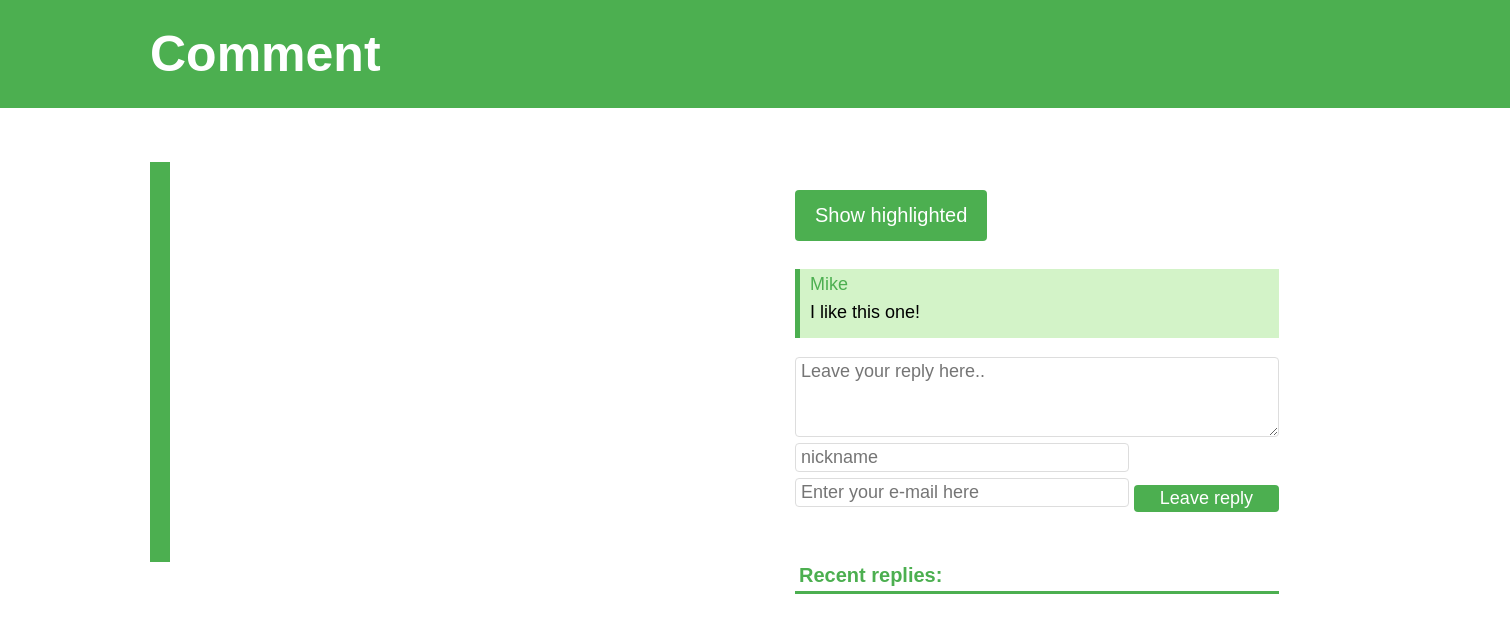
Before: /comment/1/ with the older database file.
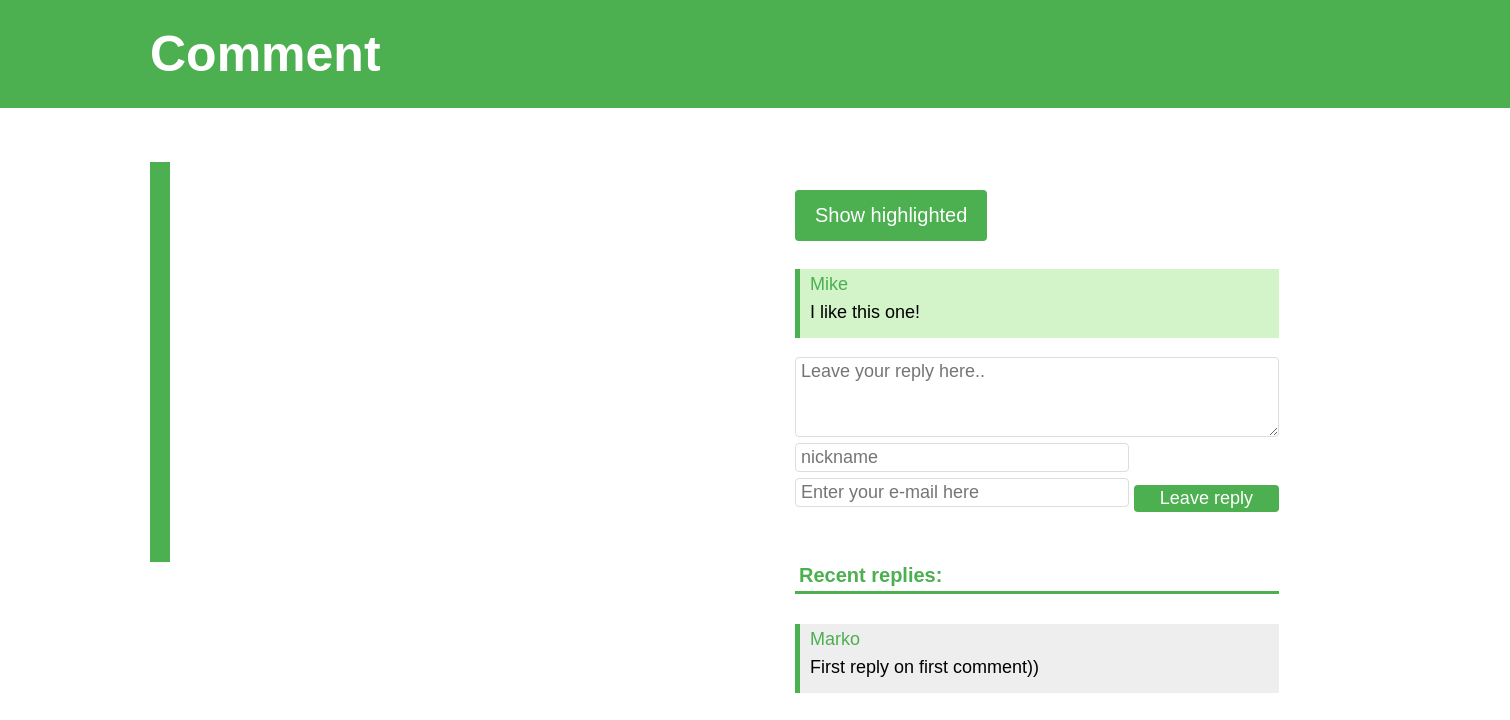
After: the same page with the newer database file.
### comment/models.py (models this page shows, shortened)
class Reply(models.Model):
    comment_id = models.IntegerField()
    author = models.CharField(max_length=50)
    email = models.EmailField(max_length=254)
    text = models.TextField()

### comment/views.py (the view)
# urls.py: path('comment/<int:identify>/', views.comment, name='comment'),
def comment(request, identify):
    reply_inst = Reply()
    comment = Comment.objects.get(pk=identify)
    if request.method == 'POST':
        relevant_emails = set()
        comment_email = Comment.objects.get(pk=identify)
        replies_email = Reply.objects.filter(comment_id=identify)
        relevant_emails.add(comment_email.email)
        for reply_email in replies_email:
            relevant_emails.add(reply_email.email)
        for mail in relevant_emails:
            print(mail)
            port = 465  # For SSL
            smtp_server = "smtp.gmail.com"
            sender_email = "commenting.tool@gmail.com"
            receiver_email = mail
            password = "Q6N>qTb'ePCL\dA]"
            message = """\
            Subject: New activity

            Hello,
            You have new activity on comment """ + str(identify) + """.
            Please check: http://ravon.pythonanywhere.com/comment/""" + str(identify) +"""/

            Regards,
            Website Commenting Tool Team"""
            context = ssl.create_default_context()
            with smtplib.SMTP_SSL(smtp_server, port, context=context) as server:
                server.login(sender_email, password)
                server.sendmail(sender_email, receiver_email, message)
        form = ReplyModelForm(request.POST)
        reply_inst.author = form.data['author']
        reply_inst.email = form.data['email']
        reply_inst.text = form.data['text']
        reply_inst.comment_id = identify
        reply_inst.save()
        form = ReplyModelForm()
    else:
        form = ReplyModelForm()
    replies = Reply.objects.filter(comment_id=identify)
    return render(request, 'comment/comment.html', {'comment': comment, 'form': form, 'replies': replies})

### comment/forms.py
class ReplyModelForm(ModelForm):
    class Meta:
        model = Reply
        fields = ['author', 'email', 'text']
        widgets = {
            'author': TextInput(attrs={'id': 'input_username', 'placeholder': 'nickname'}),
            'email': EmailInput(attrs={'id': 'input_email', 'placeholder': 'Enter your e-mail here'}),
            'text': Textarea(attrs={'id': 'message', 'placeholder': 'Leave your reply here..'}),
        }

### comment/templates/comment/comment.html (shortened to what this page needs)
{% load static %}
<html>
<head>
    <link rel="stylesheet" href="{% static 'css/comment.css' %}">
</head>
<body id="our-site-body">
      <h1 class="our-site page-title">Comment</h1>
      <div class="our-site content-area">
      <div class="our-site comment-page-body">
          <div id="container" style="height: 50px; width: 50%;"></div>
          <div class="our-site leave-comment-area">
                  <div class="our-site highlighted">
                        <button class="our-site" type="button" onClick='findString("{{comment.highlighted}}")'>Show highlighted</button>
                  </div>
                  <div class="comment-info-2">
                    <div class="our-site author">
                    {{comment.author}}
                    </div>
                  <div class="our-site comment-text">
                    {{comment.text}}
                  </div>
                </div>
                  <div class="our-site leave-reply">
                    <form class="our-site leave-reply" action="" method="post">
                      {{ form.text }}
                      {{ form.author }}
                      {{ form.email }}
                      <input type="submit" value="Leave reply">
                    </form>
                  </div>
              <div class="our-site all-rep">
                    <br>
                <h3 class="our-site replies-list-title">Recent replies:</h3>
                    {% for reply in replies %}
                      <div class="our-site comment-to-reply marko">
                        <div class="our-site author">{{ reply.author }}</div>
                        <div class="our-site comment-text">{{ reply.text }}</div>
                      </div>
                    {% endfor %}
              </div>
        </div>
    </div>
    </div>
</body>
</html>

Changed rows visible on the page:
added Reply: author "Marko", text "First reply on first comment))"
